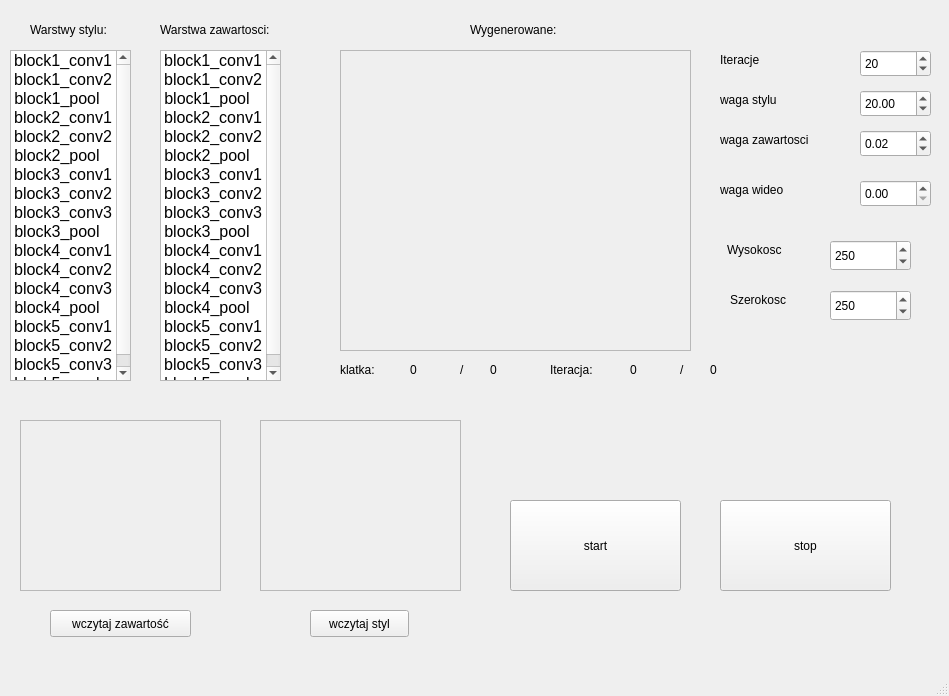
<?xml version="1.0" encoding="UTF-8"?>
<ui version="4.0">
 <class>MainWindow</class>
 <widget class="QMainWindow" name="MainWindow">
  <property name="geometry">
   <rect>
    <x>0</x>
    <y>0</y>
    <width>949</width>
    <height>696</height>
   </rect>
  </property>
  <property name="windowTitle">
   <string>MainWindow</string>
  </property>
  <widget class="QWidget" name="centralwidget">
   <widget class="QLabel" name="outlb">
    <property name="geometry">
     <rect>
      <x>340</x>
      <y>50</y>
      <width>351</width>
      <height>301</height>
     </rect>
    </property>
    <property name="palette">
     <palette>
      <active>
       <colorrole role="WindowText">
        <brush brushstyle="SolidPattern">
         <color alpha="255">
          <red>76</red>
          <green>76</green>
          <blue>76</blue>
         </color>
        </brush>
       </colorrole>
       <colorrole role="Dark">
        <brush brushstyle="SolidPattern">
         <color alpha="255">
          <red>202</red>
          <green>201</green>
          <blue>200</blue>
         </color>
        </brush>
       </colorrole>
       <colorrole role="Text">
        <brush brushstyle="SolidPattern">
         <color alpha="255">
          <red>60</red>
          <green>60</green>
          <blue>60</blue>
         </color>
        </brush>
       </colorrole>
       <colorrole role="ButtonText">
        <brush brushstyle="SolidPattern">
         <color alpha="255">
          <red>76</red>
          <green>76</green>
          <blue>76</blue>
         </color>
        </brush>
       </colorrole>
      </active>
      <inactive>
       <colorrole role="WindowText">
        <brush brushstyle="SolidPattern">
         <color alpha="255">
          <red>76</red>
          <green>76</green>
          <blue>76</blue>
         </color>
        </brush>
       </colorrole>
       <colorrole role="Dark">
        <brush brushstyle="SolidPattern">
         <color alpha="255">
          <red>202</red>
          <green>201</green>
          <blue>200</blue>
         </color>
        </brush>
       </colorrole>
       <colorrole role="Text">
        <brush brushstyle="SolidPattern">
         <color alpha="255">
          <red>60</red>
          <green>60</green>
          <blue>60</blue>
         </color>
        </brush>
       </colorrole>
       <colorrole role="ButtonText">
        <brush brushstyle="SolidPattern">
         <color alpha="255">
          <red>76</red>
          <green>76</green>
          <blue>76</blue>
         </color>
        </brush>
       </colorrole>
      </inactive>
      <disabled>
       <colorrole role="WindowText">
        <brush brushstyle="SolidPattern">
         <color alpha="255">
          <red>202</red>
          <green>201</green>
          <blue>200</blue>
         </color>
        </brush>
       </colorrole>
       <colorrole role="Dark">
        <brush brushstyle="SolidPattern">
         <color alpha="255">
          <red>202</red>
          <green>201</green>
          <blue>200</blue>
         </color>
        </brush>
       </colorrole>
       <colorrole role="Text">
        <brush brushstyle="SolidPattern">
         <color alpha="255">
          <red>202</red>
          <green>201</green>
          <blue>200</blue>
         </color>
        </brush>
       </colorrole>
       <colorrole role="ButtonText">
        <brush brushstyle="SolidPattern">
         <color alpha="255">
          <red>202</red>
          <green>201</green>
          <blue>200</blue>
         </color>
        </brush>
       </colorrole>
      </disabled>
     </palette>
    </property>
    <property name="layoutDirection">
     <enum>Qt::LeftToRight</enum>
    </property>
    <property name="autoFillBackground">
     <bool>true</bool>
    </property>
    <property name="frameShape">
     <enum>QFrame::StyledPanel</enum>
    </property>
    <property name="text">
     <string/>
    </property>
    <property name="scaledContents">
     <bool>true</bool>
    </property>
    <property name="wordWrap">
     <bool>false</bool>
    </property>
   </widget>
   <widget class="QLabel" name="stylelb">
    <property name="geometry">
     <rect>
      <x>260</x>
      <y>420</y>
      <width>201</width>
      <height>171</height>
     </rect>
    </property>
    <property name="palette">
     <palette>
      <active>
       <colorrole role="WindowText">
        <brush brushstyle="SolidPattern">
         <color alpha="255">
          <red>76</red>
          <green>76</green>
          <blue>76</blue>
         </color>
        </brush>
       </colorrole>
       <colorrole role="Dark">
        <brush brushstyle="SolidPattern">
         <color alpha="255">
          <red>202</red>
          <green>201</green>
          <blue>200</blue>
         </color>
        </brush>
       </colorrole>
       <colorrole role="Text">
        <brush brushstyle="SolidPattern">
         <color alpha="255">
          <red>60</red>
          <green>60</green>
          <blue>60</blue>
         </color>
        </brush>
       </colorrole>
       <colorrole role="ButtonText">
        <brush brushstyle="SolidPattern">
         <color alpha="255">
          <red>76</red>
          <green>76</green>
          <blue>76</blue>
         </color>
        </brush>
       </colorrole>
      </active>
      <inactive>
       <colorrole role="WindowText">
        <brush brushstyle="SolidPattern">
         <color alpha="255">
          <red>76</red>
          <green>76</green>
          <blue>76</blue>
         </color>
        </brush>
       </colorrole>
       <colorrole role="Dark">
        <brush brushstyle="SolidPattern">
         <color alpha="255">
          <red>202</red>
          <green>201</green>
          <blue>200</blue>
         </color>
        </brush>
       </colorrole>
       <colorrole role="Text">
        <brush brushstyle="SolidPattern">
         <color alpha="255">
          <red>60</red>
          <green>60</green>
          <blue>60</blue>
         </color>
        </brush>
       </colorrole>
       <colorrole role="ButtonText">
        <brush brushstyle="SolidPattern">
         <color alpha="255">
          <red>76</red>
          <green>76</green>
          <blue>76</blue>
         </color>
        </brush>
       </colorrole>
      </inactive>
      <disabled>
       <colorrole role="WindowText">
        <brush brushstyle="SolidPattern">
         <color alpha="255">
          <red>202</red>
          <green>201</green>
          <blue>200</blue>
         </color>
        </brush>
       </colorrole>
       <colorrole role="Dark">
        <brush brushstyle="SolidPattern">
         <color alpha="255">
          <red>202</red>
          <green>201</green>
          <blue>200</blue>
         </color>
        </brush>
       </colorrole>
       <colorrole role="Text">
        <brush brushstyle="SolidPattern">
         <color alpha="255">
          <red>202</red>
          <green>201</green>
          <blue>200</blue>
         </color>
        </brush>
       </colorrole>
       <colorrole role="ButtonText">
        <brush brushstyle="SolidPattern">
         <color alpha="255">
          <red>202</red>
          <green>201</green>
          <blue>200</blue>
         </color>
        </brush>
       </colorrole>
      </disabled>
     </palette>
    </property>
    <property name="layoutDirection">
     <enum>Qt::LeftToRight</enum>
    </property>
    <property name="autoFillBackground">
     <bool>true</bool>
    </property>
    <property name="frameShape">
     <enum>QFrame::StyledPanel</enum>
    </property>
    <property name="text">
     <string/>
    </property>
    <property name="scaledContents">
     <bool>true</bool>
    </property>
    <property name="wordWrap">
     <bool>false</bool>
    </property>
   </widget>
   <widget class="QLabel" name="contentlb">
    <property name="geometry">
     <rect>
      <x>20</x>
      <y>420</y>
      <width>201</width>
      <height>171</height>
     </rect>
    </property>
    <property name="layoutDirection">
     <enum>Qt::LeftToRight</enum>
    </property>
    <property name="autoFillBackground">
     <bool>true</bool>
    </property>
    <property name="frameShape">
     <enum>QFrame::StyledPanel</enum>
    </property>
    <property name="text">
     <string/>
    </property>
    <property name="scaledContents">
     <bool>true</bool>
    </property>
   </widget>
   <widget class="QPushButton" name="contentbt">
    <property name="geometry">
     <rect>
      <x>50</x>
      <y>610</y>
      <width>141</width>
      <height>27</height>
     </rect>
    </property>
    <property name="text">
     <string>wczytaj zawartość</string>
    </property>
   </widget>
   <widget class="QPushButton" name="stylebt">
    <property name="geometry">
     <rect>
      <x>310</x>
      <y>610</y>
      <width>99</width>
      <height>27</height>
     </rect>
    </property>
    <property name="text">
     <string>wczytaj styl</string>
    </property>
   </widget>
   <widget class="QPushButton" name="startb">
    <property name="geometry">
     <rect>
      <x>510</x>
      <y>500</y>
      <width>171</width>
      <height>91</height>
     </rect>
    </property>
    <property name="text">
     <string>start</string>
    </property>
   </widget>
   <widget class="QSpinBox" name="iterationsSB">
    <property name="geometry">
     <rect>
      <x>860</x>
      <y>50</y>
      <width>71</width>
      <height>27</height>
     </rect>
    </property>
    <property name="value">
     <number>20</number>
    </property>
   </widget>
   <widget class="QSpinBox" name="heightSB">
    <property name="geometry">
     <rect>
      <x>830</x>
      <y>240</y>
      <width>81</width>
      <height>31</height>
     </rect>
    </property>
    <property name="prefix">
     <string/>
    </property>
    <property name="maximum">
     <number>600</number>
    </property>
    <property name="singleStep">
     <number>5</number>
    </property>
    <property name="value">
     <number>250</number>
    </property>
   </widget>
   <widget class="QSpinBox" name="widthSB">
    <property name="geometry">
     <rect>
      <x>830</x>
      <y>290</y>
      <width>81</width>
      <height>31</height>
     </rect>
    </property>
    <property name="prefix">
     <string/>
    </property>
    <property name="maximum">
     <number>600</number>
    </property>
    <property name="singleStep">
     <number>5</number>
    </property>
    <property name="value">
     <number>250</number>
    </property>
   </widget>
   <widget class="QDoubleSpinBox" name="style_weightSB">
    <property name="geometry">
     <rect>
      <x>860</x>
      <y>90</y>
      <width>71</width>
      <height>27</height>
     </rect>
    </property>
    <property name="maximum">
     <double>9999.989999999999782</double>
    </property>
    <property name="value">
     <double>20.000000000000000</double>
    </property>
   </widget>
   <widget class="QDoubleSpinBox" name="content_weightSB">
    <property name="geometry">
     <rect>
      <x>860</x>
      <y>130</y>
      <width>71</width>
      <height>27</height>
     </rect>
    </property>
    <property name="prefix">
     <string notr="true"/>
    </property>
    <property name="minimum">
     <double>0.000000000000000</double>
    </property>
    <property name="maximum">
     <double>9999.989999999999782</double>
    </property>
    <property name="value">
     <double>0.020000000000000</double>
    </property>
   </widget>
   <widget class="QDoubleSpinBox" name="wideo_weightSB">
    <property name="geometry">
     <rect>
      <x>860</x>
      <y>180</y>
      <width>71</width>
      <height>27</height>
     </rect>
    </property>
    <property name="minimum">
     <double>0.000000000000000</double>
    </property>
    <property name="maximum">
     <double>99999.990000000005239</double>
    </property>
   </widget>
   <widget class="QLabel" name="label">
    <property name="geometry">
     <rect>
      <x>727</x>
      <y>240</y>
      <width>81</width>
      <height>20</height>
     </rect>
    </property>
    <property name="text">
     <string>Wysokosc</string>
    </property>
   </widget>
   <widget class="QLabel" name="label_2">
    <property name="geometry">
     <rect>
      <x>730</x>
      <y>290</y>
      <width>81</width>
      <height>20</height>
     </rect>
    </property>
    <property name="text">
     <string>Szerokosc</string>
    </property>
   </widget>
   <widget class="QLabel" name="label_3">
    <property name="geometry">
     <rect>
      <x>720</x>
      <y>50</y>
      <width>81</width>
      <height>20</height>
     </rect>
    </property>
    <property name="text">
     <string>Iteracje</string>
    </property>
   </widget>
   <widget class="QLabel" name="label_4">
    <property name="geometry">
     <rect>
      <x>720</x>
      <y>90</y>
      <width>101</width>
      <height>20</height>
     </rect>
    </property>
    <property name="text">
     <string>waga stylu</string>
    </property>
   </widget>
   <widget class="QLabel" name="label_5">
    <property name="geometry">
     <rect>
      <x>720</x>
      <y>130</y>
      <width>131</width>
      <height>20</height>
     </rect>
    </property>
    <property name="text">
     <string>waga zawartosci</string>
    </property>
   </widget>
   <widget class="QLabel" name="label_6">
    <property name="geometry">
     <rect>
      <x>720</x>
      <y>180</y>
      <width>111</width>
      <height>20</height>
     </rect>
    </property>
    <property name="text">
     <string>waga wideo</string>
    </property>
   </widget>
   <widget class="QLabel" name="label_7">
    <property name="geometry">
     <rect>
      <x>470</x>
      <y>20</y>
      <width>111</width>
      <height>20</height>
     </rect>
    </property>
    <property name="text">
     <string>Wygenerowane:</string>
    </property>
   </widget>
   <widget class="QListWidget" name="style_layers_list">
    <property name="geometry">
     <rect>
      <x>10</x>
      <y>50</y>
      <width>121</width>
      <height>331</height>
     </rect>
    </property>
    <property name="font">
     <font>
      <pointsize>12</pointsize>
      <weight>50</weight>
      <italic>false</italic>
      <bold>false</bold>
     </font>
    </property>
    <property name="autoFillBackground">
     <bool>true</bool>
    </property>
    <property name="frameShape">
     <enum>QFrame::StyledPanel</enum>
    </property>
    <property name="selectionMode">
     <enum>QAbstractItemView::MultiSelection</enum>
    </property>
    <property name="layoutMode">
     <enum>QListView::SinglePass</enum>
    </property>
    <property name="viewMode">
     <enum>QListView::IconMode</enum>
    </property>
    <property name="uniformItemSizes">
     <bool>false</bool>
    </property>
    <property name="wordWrap">
     <bool>false</bool>
    </property>
    <property name="selectionRectVisible">
     <bool>true</bool>
    </property>
    <property name="currentRow">
     <number>-1</number>
    </property>
    <property name="sortingEnabled">
     <bool>false</bool>
    </property>
    <item>
     <property name="text">
      <string>block1_conv1</string>
     </property>
     <property name="checkState">
      <enum>Unchecked</enum>
     </property>
    </item>
    <item>
     <property name="text">
      <string>block1_conv2</string>
     </property>
     <property name="checkState">
      <enum>Unchecked</enum>
     </property>
    </item>
    <item>
     <property name="text">
      <string>block1_pool</string>
     </property>
     <property name="checkState">
      <enum>Unchecked</enum>
     </property>
    </item>
    <item>
     <property name="text">
      <string>block2_conv1</string>
     </property>
     <property name="checkState">
      <enum>Unchecked</enum>
     </property>
    </item>
    <item>
     <property name="text">
      <string>block2_conv2</string>
     </property>
     <property name="checkState">
      <enum>Unchecked</enum>
     </property>
    </item>
    <item>
     <property name="text">
      <string>block2_pool</string>
     </property>
     <property name="checkState">
      <enum>Unchecked</enum>
     </property>
    </item>
    <item>
     <property name="text">
      <string>block3_conv1</string>
     </property>
     <property name="checkState">
      <enum>Unchecked</enum>
     </property>
    </item>
    <item>
     <property name="text">
      <string>block3_conv2</string>
     </property>
     <property name="checkState">
      <enum>Unchecked</enum>
     </property>
    </item>
    <item>
     <property name="text">
      <string>block3_conv3</string>
     </property>
     <property name="checkState">
      <enum>Unchecked</enum>
     </property>
    </item>
    <item>
     <property name="text">
      <string>block3_pool</string>
     </property>
     <property name="checkState">
      <enum>Unchecked</enum>
     </property>
    </item>
    <item>
     <property name="text">
      <string>block4_conv1</string>
     </property>
     <property name="checkState">
      <enum>Unchecked</enum>
     </property>
    </item>
    <item>
     <property name="text">
      <string>block4_conv2</string>
     </property>
     <property name="checkState">
      <enum>Unchecked</enum>
     </property>
    </item>
    <item>
     <property name="text">
      <string>block4_conv3</string>
     </property>
     <property name="checkState">
      <enum>Unchecked</enum>
     </property>
    </item>
    <item>
     <property name="text">
      <string>block4_pool</string>
     </property>
     <property name="checkState">
      <enum>Unchecked</enum>
     </property>
    </item>
    <item>
     <property name="text">
      <string>block5_conv1</string>
     </property>
     <property name="checkState">
      <enum>Unchecked</enum>
     </property>
    </item>
    <item>
     <property name="text">
      <string>block5_conv2</string>
     </property>
     <property name="checkState">
      <enum>Unchecked</enum>
     </property>
    </item>
    <item>
     <property name="text">
      <string>block5_conv3</string>
     </property>
     <property name="checkState">
      <enum>Unchecked</enum>
     </property>
    </item>
    <item>
     <property name="text">
      <string>block5_pool</string>
     </property>
     <property name="checkState">
      <enum>Unchecked</enum>
     </property>
     <property name="flags">
      <set>ItemIsSelectable|ItemIsDragEnabled|ItemIsEnabled</set>
     </property>
    </item>
   </widget>
   <widget class="QLabel" name="label_8">
    <property name="geometry">
     <rect>
      <x>160</x>
      <y>20</y>
      <width>141</width>
      <height>20</height>
     </rect>
    </property>
    <property name="text">
     <string>Warstwa zawartosci:</string>
    </property>
   </widget>
   <widget class="QLabel" name="label_9">
    <property name="geometry">
     <rect>
      <x>30</x>
      <y>20</y>
      <width>141</width>
      <height>20</height>
     </rect>
    </property>
    <property name="text">
     <string>Warstwy stylu:</string>
    </property>
   </widget>
   <widget class="QListWidget" name="content_layer_list">
    <property name="geometry">
     <rect>
      <x>160</x>
      <y>50</y>
      <width>121</width>
      <height>331</height>
     </rect>
    </property>
    <property name="font">
     <font>
      <pointsize>12</pointsize>
      <weight>50</weight>
      <italic>false</italic>
      <bold>false</bold>
     </font>
    </property>
    <property name="autoFillBackground">
     <bool>true</bool>
    </property>
    <property name="frameShadow">
     <enum>QFrame::Sunken</enum>
    </property>
    <property name="viewMode">
     <enum>QListView::IconMode</enum>
    </property>
    <item>
     <property name="text">
      <string>block1_conv1</string>
     </property>
    </item>
    <item>
     <property name="text">
      <string>block1_conv2</string>
     </property>
    </item>
    <item>
     <property name="text">
      <string>block1_pool</string>
     </property>
    </item>
    <item>
     <property name="text">
      <string>block2_conv1</string>
     </property>
    </item>
    <item>
     <property name="text">
      <string>block2_conv2</string>
     </property>
    </item>
    <item>
     <property name="text">
      <string>block2_pool</string>
     </property>
    </item>
    <item>
     <property name="text">
      <string>block3_conv1</string>
     </property>
    </item>
    <item>
     <property name="text">
      <string>block3_conv2</string>
     </property>
     <property name="checkState">
      <enum>Unchecked</enum>
     </property>
    </item>
    <item>
     <property name="text">
      <string>block3_conv3</string>
     </property>
    </item>
    <item>
     <property name="text">
      <string>block3_pool</string>
     </property>
    </item>
    <item>
     <property name="text">
      <string>block4_conv1</string>
     </property>
    </item>
    <item>
     <property name="text">
      <string>block4_conv2</string>
     </property>
    </item>
    <item>
     <property name="text">
      <string>block4_conv3</string>
     </property>
    </item>
    <item>
     <property name="text">
      <string>block4_pool</string>
     </property>
    </item>
    <item>
     <property name="text">
      <string>block5_conv1</string>
     </property>
    </item>
    <item>
     <property name="text">
      <string>block5_conv2</string>
     </property>
    </item>
    <item>
     <property name="text">
      <string>block5_conv3</string>
     </property>
    </item>
    <item>
     <property name="text">
      <string>block5_pool</string>
     </property>
    </item>
   </widget>
   <widget class="QLabel" name="label_frame">
    <property name="geometry">
     <rect>
      <x>410</x>
      <y>360</y>
      <width>41</width>
      <height>20</height>
     </rect>
    </property>
    <property name="text">
     <string>0</string>
    </property>
   </widget>
   <widget class="QLabel" name="label_iter">
    <property name="geometry">
     <rect>
      <x>630</x>
      <y>360</y>
      <width>41</width>
      <height>20</height>
     </rect>
    </property>
    <property name="text">
     <string>0</string>
    </property>
   </widget>
   <widget class="QLabel" name="label_10">
    <property name="geometry">
     <rect>
      <x>340</x>
      <y>360</y>
      <width>51</width>
      <height>20</height>
     </rect>
    </property>
    <property name="text">
     <string>klatka:</string>
    </property>
   </widget>
   <widget class="QLabel" name="label_11">
    <property name="geometry">
     <rect>
      <x>550</x>
      <y>360</y>
      <width>71</width>
      <height>20</height>
     </rect>
    </property>
    <property name="text">
     <string>Iteracja:</string>
    </property>
   </widget>
   <widget class="QLabel" name="label_klatka_2">
    <property name="geometry">
     <rect>
      <x>460</x>
      <y>360</y>
      <width>16</width>
      <height>20</height>
     </rect>
    </property>
    <property name="text">
     <string>/</string>
    </property>
   </widget>
   <widget class="QLabel" name="label_klatka_max">
    <property name="geometry">
     <rect>
      <x>490</x>
      <y>360</y>
      <width>41</width>
      <height>20</height>
     </rect>
    </property>
    <property name="text">
     <string>0</string>
    </property>
   </widget>
   <widget class="QLabel" name="label_klatka_4">
    <property name="geometry">
     <rect>
      <x>680</x>
      <y>360</y>
      <width>16</width>
      <height>20</height>
     </rect>
    </property>
    <property name="text">
     <string>/</string>
    </property>
   </widget>
   <widget class="QLabel" name="label_iteracja_max">
    <property name="geometry">
     <rect>
      <x>710</x>
      <y>360</y>
      <width>41</width>
      <height>20</height>
     </rect>
    </property>
    <property name="text">
     <string>0</string>
    </property>
   </widget>
   <widget class="QPushButton" name="stopb">
    <property name="geometry">
     <rect>
      <x>720</x>
      <y>500</y>
      <width>171</width>
      <height>91</height>
     </rect>
    </property>
    <property name="text">
     <string>stop</string>
    </property>
   </widget>
  </widget>
  <widget class="QMenuBar" name="menubar">
   <property name="geometry">
    <rect>
     <x>0</x>
     <y>0</y>
     <width>949</width>
     <height>25</height>
    </rect>
   </property>
  </widget>
  <widget class="QStatusBar" name="statusbar"/>
 </widget>
 <resources/>
 <connections/>
</ui>
